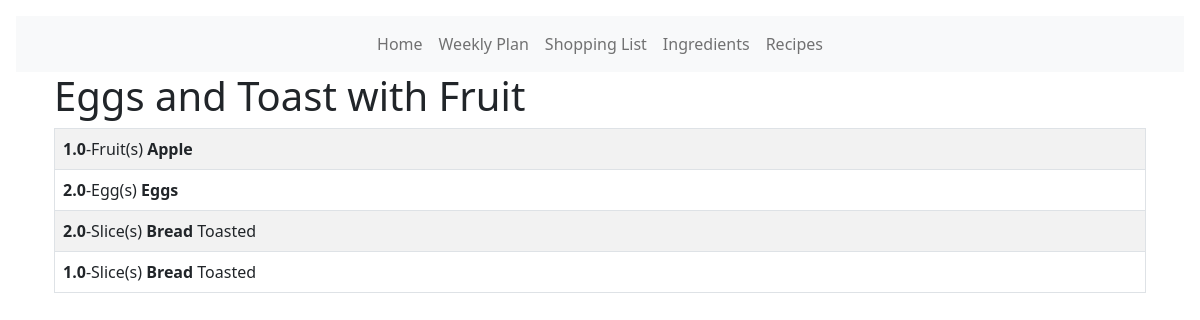
Screenshot of /recipe/2 with the database file from the repository.
### models.py (models this page shows, shortened)
class Recipe(db.Model):
    id = db.Column(db.Integer, primary_key=True)
    name = db.Column(db.String(100))

class RecipeIngredient(db.Model):
    id = db.Column(db.Integer, primary_key=True)
    rid = db.Column(db.Integer, db.ForeignKey("recipe.id"))
    iid = db.Column(db.Integer, db.ForeignKey("ingredient.id"))
    qty = db.Column(db.Float)
    unit_suffix = db.Column(db.String(50))

class Unit(db.Model):
    id = db.Column(db.Integer, primary_key=True)
    label = db.Column(db.String(30))
    ingredients = db.relationship("Ingredient", backref="unit")

class Ingredient(db.Model):
    __tablename__ = "ingredient"
    id = db.Column(db.Integer, primary_key=True)
    name = db.Column(db.String(120), nullable=False)
    unit_id = db.Column(db.Integer, db.ForeignKey("unit.id"))
    aisle_id = db.Column(db.Integer, db.ForeignKey("aisle.id"))
    ingredients = db.relationship("RecipeIngredient", backref="ingredient")

### main.py (the view)
@app.route("/recipe/<int:id>")
def recipe(id):
    r = Recipe.query.get_or_404(id)
    title = r.name
    x = 1
    iquery = RecipeIngredient.query.filter_by(rid=id).all()
    return render_template("recipe.html", r=r, title=title, x=x, iquery=iquery)

### templates/recipe.html (shortened to what this page needs)
<!DOCTYPE html>
<html lang="en">
  <head>
    <link
      href="{{ url_for('static', filename='css/select2.css') }}"
      rel="stylesheet"
    />
    {% extends 'base.html' %} {% block content %}
  </head>
  <body>
    <div class="container">
      <h1>{{title}}</h1>
      <table class="table table-hover table-bordered table-striped">
        {% for i in iquery %}
        <tr>
          <td>
            <b>{{i.qty}}</b>-{{i.ingredient.unit.label}}
            <b>{{i.ingredient.name}}</b>
            {{i.unit_suffix}}
          </td>
        </tr>
        {% endfor %}
      </table>
    </div>
  </body>
  {% endblock %}

### templates/base.html (shortened to what this page needs)
<!DOCTYPE html>
<html lang="en">
  <head>
    <link
      href="https://cdn.jsdelivr.net/npm/bootstrap@5.0.2/dist/css/bootstrap.min.css"
      rel="stylesheet"
    />
    <link
      href="{{ url_for('static', filename='css/style.css') }}"
      rel="stylesheet"
    />
  </head>
  <body>
    {% include 'navbar.html' %}
    <div class="container">{% block content %} {% endblock %}</div>
  </body>
</html>

### templates/navbar.html (shortened to what this page needs)
<!DOCTYPE html>
<html lang="en">
  <head>
    <link
      href="https://cdn.jsdelivr.net/npm/bootstrap@5.2.0/dist/css/bootstrap.min.css"
      rel="stylesheet"
    />
    <link
      href="https://getbootstrap.com/docs/5.2/assets/css/docs.css"
      rel="stylesheet"
    />
  </head>
  <body class="p-3 m-0 border-0 bd-example">
    <nav class="navbar navbar-expand-lg bg-light">
      <div class="container-fluid">
        <div class="collapse navbar-collapse" id="navbarTogglerDemo01">
          <ul class="navbar-nav mx-auto mb-2 mb-lg-0">
            <li class="nav-item">
              <a class="nav-link" href="{{ url_for('index') }}">Home</a>
            </li>
            <li class="nav-item">
              <a class="nav-link" href="{{ url_for('weekly_plan') }}">Weekly Plan</a>
            </li>
            <li class="nav-item">
              <a class="nav-link" href="{{ url_for('list') }}">Shopping List</a>
            <li class="nav-item">
              <a class="nav-link" href="{{ url_for('ingredient_page') }}">Ingredients</a>
            </li>
            <li class="nav-item">
              <a class="nav-link" href="{{ url_for('recipe_list') }}">Recipes</a>
            </li>
            </li>
          </ul>
        </div>
      </div>
    </nav>
  </body>
</html>

### rows the page displays
Recipe: name "Eggs and Toast with Fruit"
RecipeIngredient: qty "1.0", ingredient.unit.label "Fruit(s)", ingredient.name "Apple"
RecipeIngredient: qty "2.0", ingredient.unit.label "Egg(s)", ingredient.name "Eggs"
RecipeIngredient: qty "2.0", ingredient.unit.label "Slice(s)", ingredient.name "Bread", unit_suffix "Toasted"
RecipeIngredient: qty "1.0", ingredient.unit.label "Slice(s)", ingredient.name "Bread", unit_suffix "Toasted"
